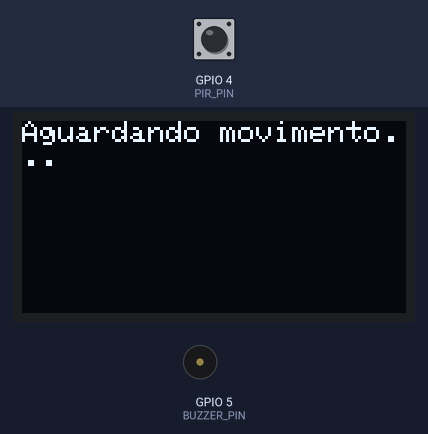
Bench run of a sketch on a simulated ESP32. Parts: 128×64 one-colour display, buzzer (waves = sounding, pin HIGH). Inputs (shaded band) come from the test bench; at power-on: GPIO 4 (PIR_PIN) LOW. Nothing arrives over Bluetooth unless stated; a phone connects over Bluetooth LE 3 s after start; what the sketch prints to the serial monitor is not drawn.

Above: at 1.2 s.
1.3 s: GPIO 4 (PIR_PIN) driven HIGH
At 2.3 s:
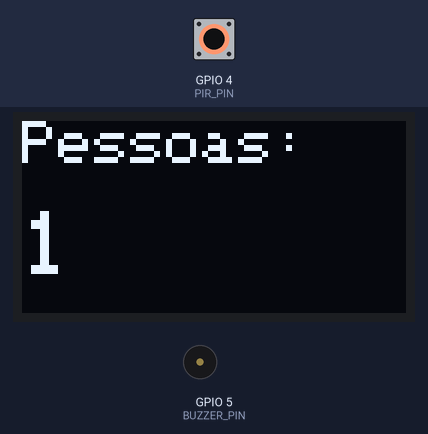
2.8 s: GPIO 4 (PIR_PIN) pulsed LOW 2 times (0.12 s each, 0.3 s apart)
At 3.29 s:
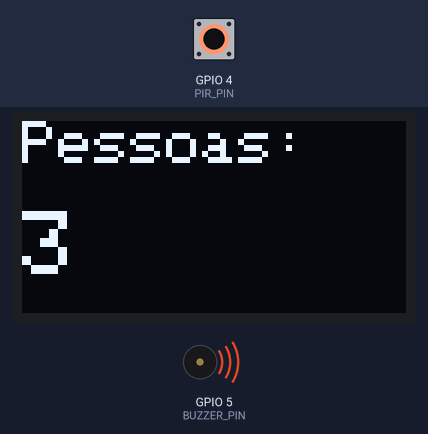
At 4.6 s:
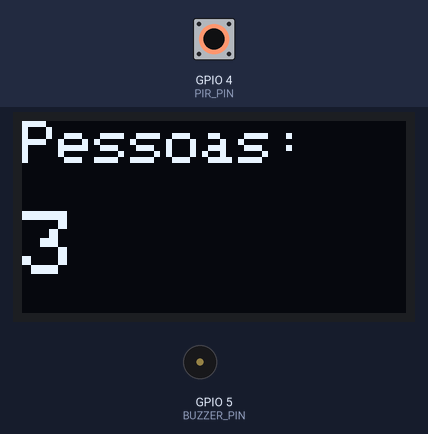
Timing chart, 0 to 6.1 s (numbered marks = the images above; inputs shaded):
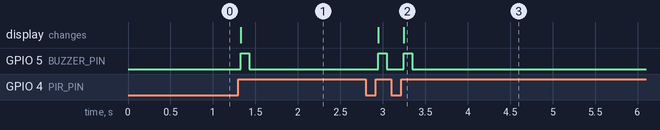

Measured:
- after the input at 1.3 s, GPIO 5 (BUZZER_PIN): LOW → HIGH at once, → LOW 0.10 s later; the display: changes at once (image 1)
- after the input at 2.8 s, GPIO 5 (BUZZER_PIN): alternates HIGH for 0.10 s and LOW for 0.20 s, 4 changes in all, then stays LOW, starting after 0.15 s; the display: first changes after 0.15 s (image 2 shows a later state)

The sketch:

PeopleController.ino
```cpp
#include <Wire.h>
#include <Adafruit_GFX.h>
#include <Adafruit_SSD1306.h>
#include <BLEDevice.h>
#include <BLEServer.h>
#include <BLEUtils.h>
#include <BLE2902.h>

#define SCREEN_WIDTH 128
#define SCREEN_HEIGHT 64
#define OLED_RESET -1
Adafruit_SSD1306 display(SCREEN_WIDTH, SCREEN_HEIGHT, &Wire, OLED_RESET);

#define PIR_PIN 4
#define BUZZER_PIN 5
int pirState = LOW;
int contador = 0;

unsigned long lastSendTime = 0;
unsigned long sendInterval = 5000;

// Defina o UUID do serviço e da característica
#define SERVICE_UUID "12345678-1234-1234-1234-123456789abc"
#define CHARACTERISTIC_UUID "abcd1234-ab12-cd34-ef56-123456789abc"

BLECharacteristic *pCharacteristic;
bool deviceConnected = false;

// Callback para monitorar o estado de conexão
class MyServerCallbacks: public BLEServerCallbacks {
    void onConnect(BLEServer* pServer) {
        deviceConnected = true;
        Serial.println("Cliente BLE conectado");
    }

    void onDisconnect(BLEServer* pServer) {
        deviceConnected = false;
        Serial.println("Cliente BLE desconectado");
        BLEDevice::startAdvertising();
    }
};

void setup() {
    Serial.begin(115200);
    pinMode(PIR_PIN, INPUT);
    pinMode(BUZZER_PIN, OUTPUT);

    // Inicialização do display OLED
    if (!display.begin(SSD1306_SWITCHCAPVCC, 0x3C)) {
        Serial.println(F("Falha na inicialização do OLED"));
        for (;;);
    }
    display.clearDisplay();
    display.setTextSize(1);
    display.setTextColor(SSD1306_WHITE);
    display.setCursor(0, 0);
    display.println("Aguardando movimento...");
    display.display();

    // Configuração do BLE
    BLEDevice::init("ESP32_Sensor");
    BLEServer *pServer = BLEDevice::createServer();
    pServer->setCallbacks(new MyServerCallbacks());

    // Cria o serviço e a característica
    BLEService *pService = pServer->createService(SERVICE_UUID);
    pCharacteristic = pService->createCharacteristic(
                        CHARACTERISTIC_UUID,
                        BLECharacteristic::PROPERTY_READ |
                        BLECharacteristic::PROPERTY_NOTIFY
                      );
    pCharacteristic->addDescriptor(new BLE2902());

    // Inicia o serviço e a propaganda BLE
    pService->start();
    BLEAdvertising *pAdvertising = BLEDevice::getAdvertising();
    pAdvertising->addServiceUUID(SERVICE_UUID);
    pAdvertising->setScanResponse(true);
    pAdvertising->setMinPreferred(0x06);
    pAdvertising->setMinPreferred(0x12);
    BLEDevice::startAdvertising();
    Serial.println("Esperando conexão de um cliente BLE...");
}

void loop() {
    int pirVal = digitalRead(PIR_PIN);

    if (pirVal == HIGH && pirState == LOW) {
        contador++;
        pirState = HIGH;

        // Atualizar display
        display.clearDisplay();
        display.setTextSize(2);
        display.setCursor(0, 0);
        display.print("Pessoas:");
        display.setCursor(0, 30);
        display.setTextSize(3);
        display.print(contador);
        display.display();

        Serial.print("Contagem atual: ");
        Serial.println(contador);

        // Buzzer opcional
        digitalWrite(BUZZER_PIN, HIGH);
        delay(100);
        digitalWrite(BUZZER_PIN, LOW);

        lastSendTime = millis();
    } else if (pirVal == LOW && pirState == HIGH) {
        pirState = LOW;
    }

    // Enviar dados BLE periodicamente
    if (deviceConnected && (millis() - lastSendTime > sendInterval)) {
        String contadorStr = String(contador);
        pCharacteristic->setValue(contadorStr.c_str());
        pCharacteristic->notify();
        Serial.print("Contagem enviada via BLE: ");
        Serial.println(contadorStr);
        lastSendTime = millis();
    }
}
```
